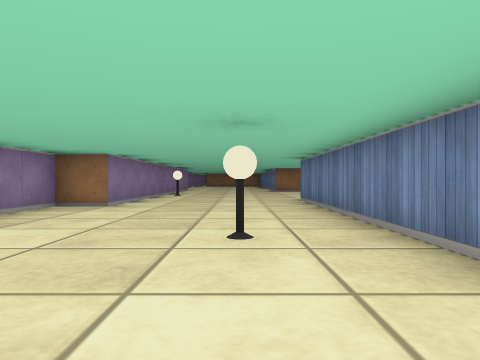
view 1 (above)

24 first-person views from a walk through a cub3D maze. The camera is about half as high as the walls, looks level and sees 70° across. The floor is counted in squares. Each view is taken from the middle of a square. On the plan, view 1 faces up. The plan holds only what a view shows up to about 9 squares ahead; the rest is blank.

view 2
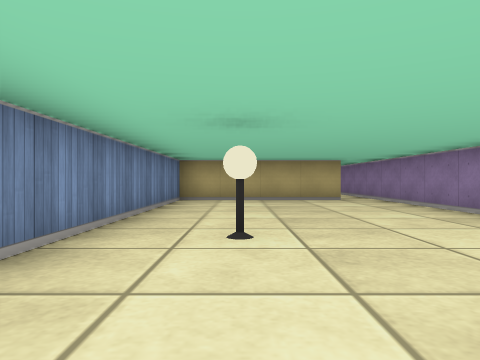

view 3
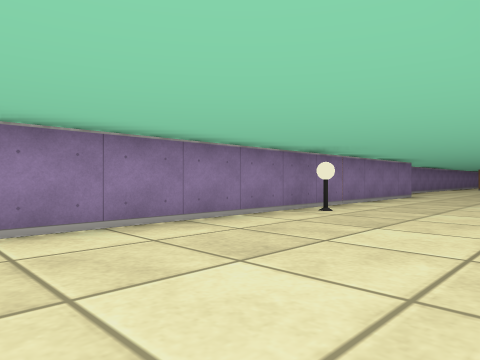

view 4
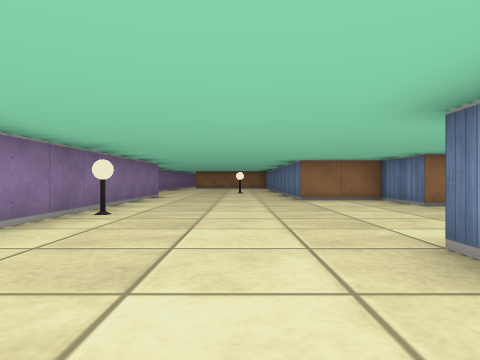

view 5
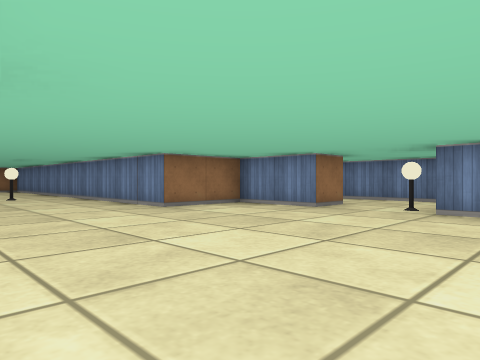

view 6
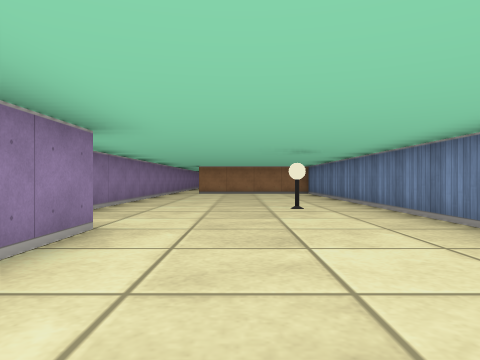

view 7
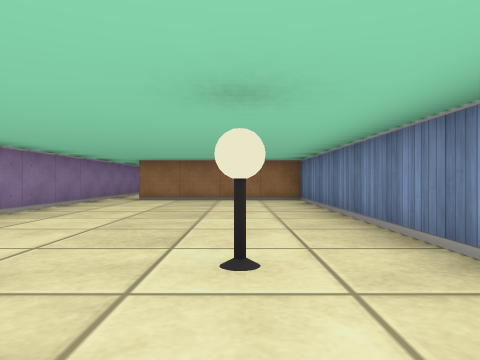

view 8
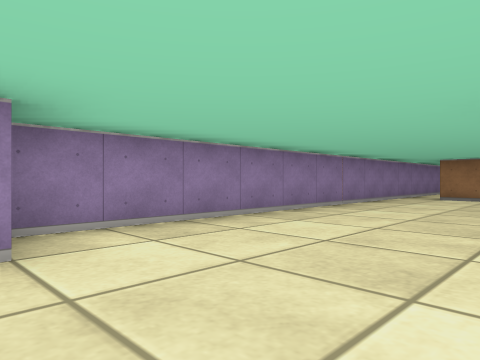

view 9
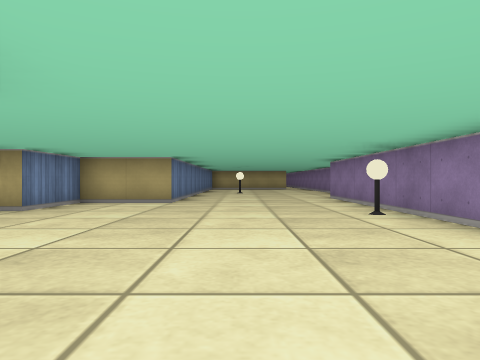

view 10
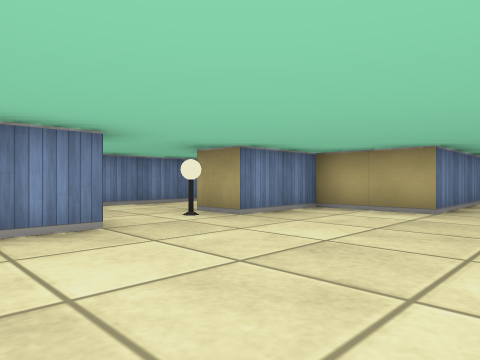

view 11
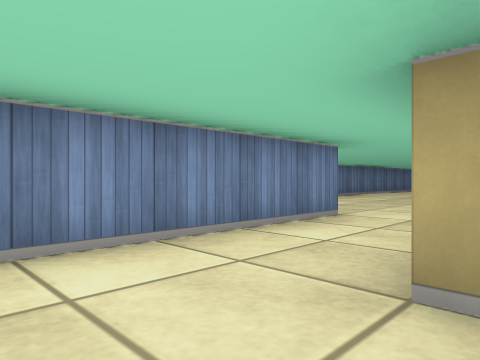

view 12
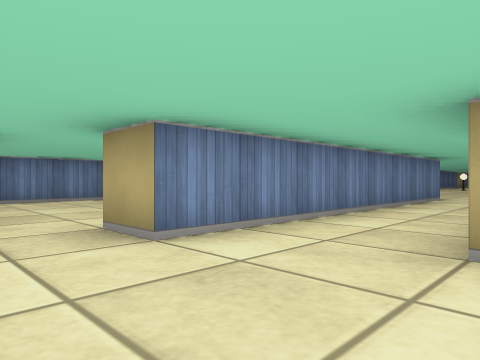

view 13
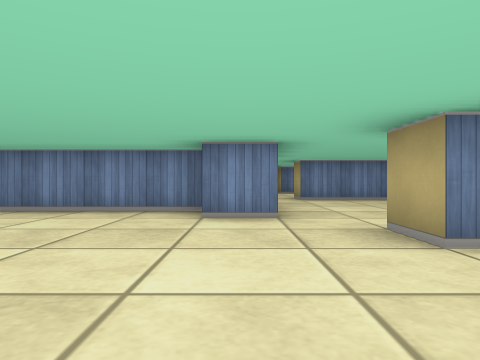

view 14
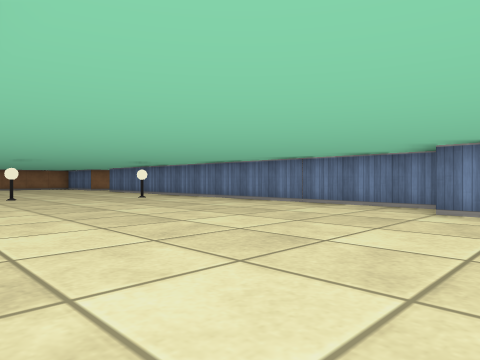

view 15
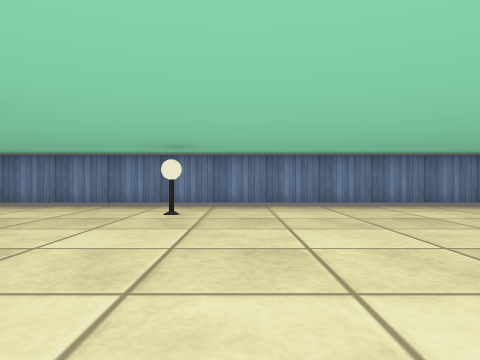

view 16
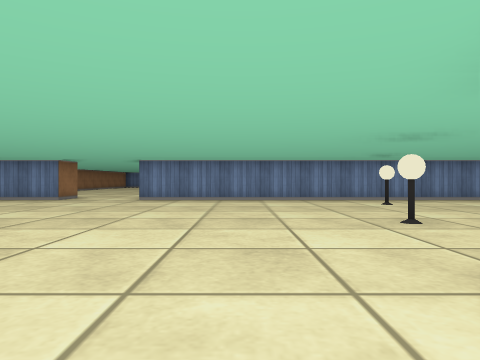

view 17
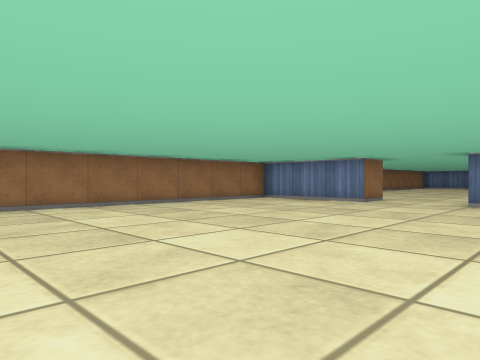

view 18
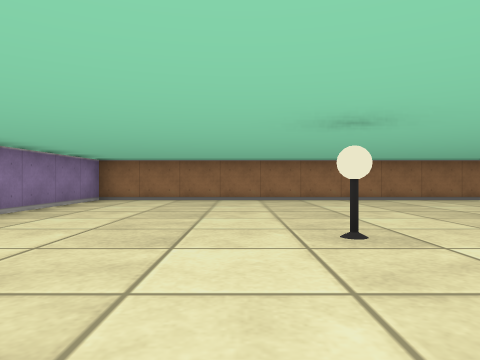

view 19
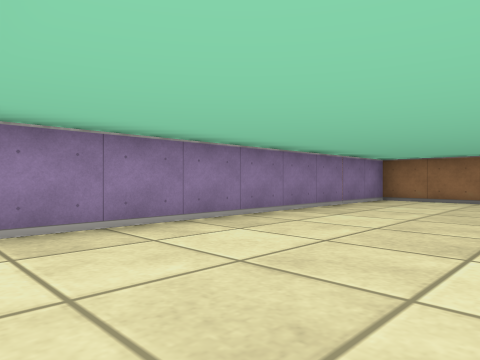

view 20
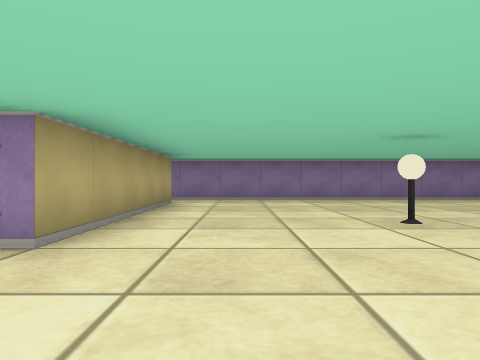

view 21
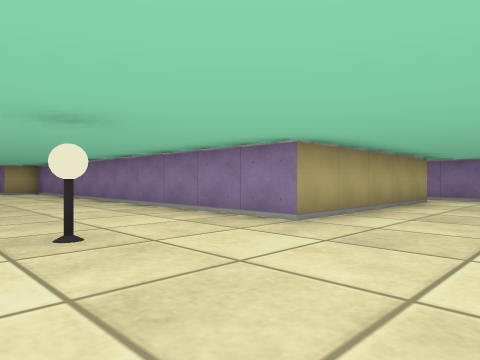

view 22
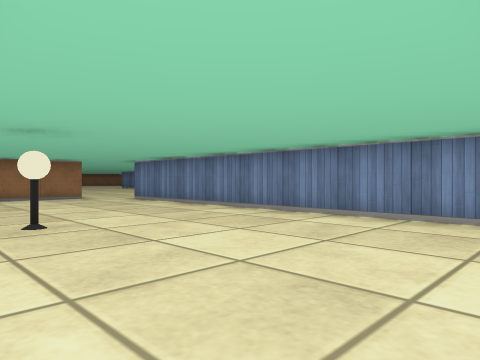

view 23
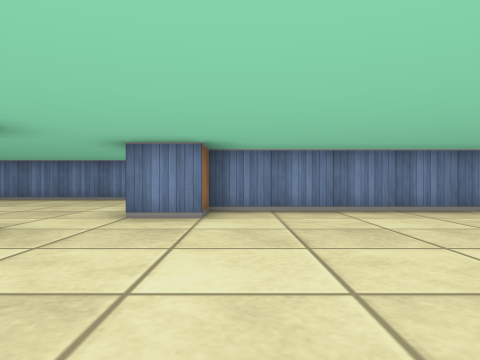

view 24
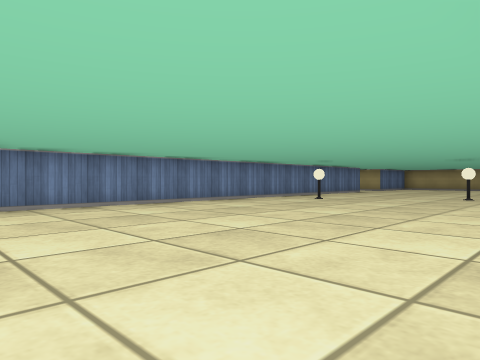

### Floor plan
Points are (right, up) in squares from view 1. A wall is a line through its corners. A room is listed if a view was taken in it or the views show most of it. See-through windows are left out.
Room 1 (views 1, 2, 3, 4, 5, 6, 7, 8, 9, 10, 11)
walls: (-2.5, 16.5) (-2.5, 6.5) (-3.5, 6.5) (-3.5, 5); (4.5, 12.5) (3.5, 12.5) (3.5, 14.5) (1.5, 14.5) (1.5, 25.5) (-2.5, 25.5); (-3.5, 1) (-3.5, -3); (-2.5, -2.5) (1.5, -2.5) (1.5, 8.5) (3.5, 8.5) (3.5, 10.5) (4.5, 10.5); (-3.5, 26.5) (-3.5, 16.6)
ways out: opening at (-3, 26) to room 2; opening at (-3, -3) to room 3; opening at (4, 11.5) to room 3
objects: lamp (-2, 11); lamp (0, 3); lamp (0, 19); lamp (4, 11)
Room 2 (views 12, 13, 14, 15, 16, 17, 18, 19, 20, 21)
walls: (-2.5, 26.5) (2.5, 26.5) (2.5, 19.8); (10.5, 32.5) (9.5, 32.5) (9.5, 34.2); (8.2, 35.5) (-3.5, 35.5) (-3.5, 26.5); (9.5, 17.5) (9.5, 30.5); (8.5, 16.5) (8.5, 17.5); (6.5, 15.5) (7.5, 15.5)
ways out: opening at (-3, 26) to room 1; opening at (5.5, 15) to room 3; opening at (8, 16) to room 4; opening at (10, 31.5)
objects: lamp (1, 30); lamp (5, 26); lamp (8, 25)
Room 3 (views 22, 23, 24)
walls: (9.5, -0.2) (9.5, 5.5) (8.5, 5.5) (8.5, 6.5); (6.5, 7.5) (6.5, 15.5)
ways out: opening at (-3, -3) to room 1; opening at (4, 11.5) to room 1; opening at (5.5, 15) to room 2; opening at (8.5, 7) to room 4
objects: lamp (5, -4)
Room 4 (no view inside)
walls: (11.2, 16.5) (9.6, 16.5); (12.5, 7.8) (12.5, 15.5) (13, 15.5)
ways out: opening at (8, 16) to room 2; opening at (8.5, 7) to room 3; opening at (12.5, 16)
objects: lamp (9, 11)

Where each view was taken, in squares from view 1:
view 1: 0 up, 0 right, facing up
view 2: 6 up, 0 right, facing down
view 3: 6 up, 1 right, facing up-left
view 4: 6 up, 0 right, facing up
view 5: 9 up, 2 left, facing up-right
view 6: 13 up, 1 left, facing up
view 7: 17 up, 0 right, facing up
view 8: 16 up, 0 right, facing up-left
view 9: 16 up, 0 right, facing down
view 10: 14 up, 0 right, facing down-right
view 11: 12 up, 4 right, facing down-right
view 12: 17 up, 4 right, facing down-right
view 13: 17 up, 4 right, facing right
view 14: 16 up, 3 right, facing up-right
view 15: 24 up, 3 right, facing right
view 16: 28 up, 1 right, facing right
view 17: 29 up, 2 right, facing up-right
view 18: 27 up, 0 right, facing up
view 19: 27 up, 0 right, facing up-left
view 20: 28 up, 5 right, facing left
view 21: 29 up, 6 right, facing down-left
view 22: 7 up, 8 right, facing up-right
view 23: 5 up, 4 right, facing right
view 24: 6 up, 3 right, facing down-right
